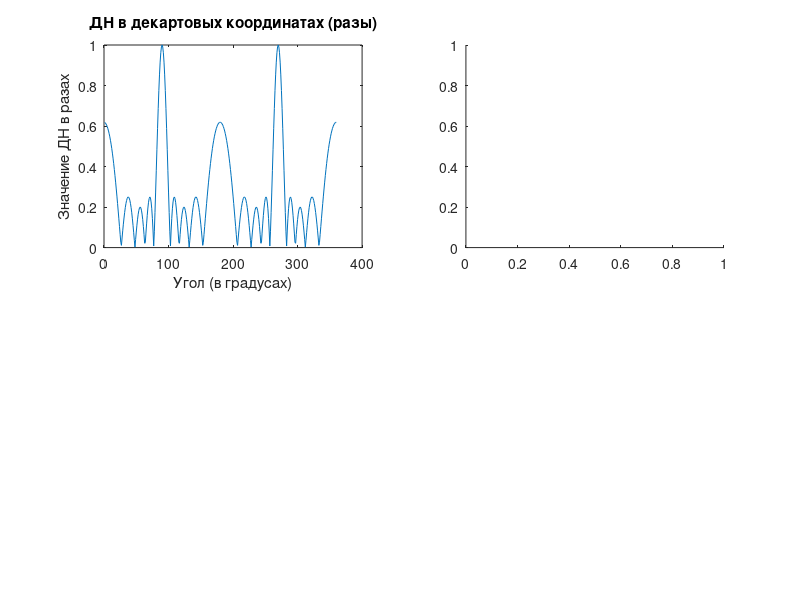

The MATLAB source for this figure: (Note: this script raises an error after producing the figure.)
clear all
%Внимание. В данном случае ДН зависит от количества элементов в дисквретной
%апертуре, расстояния между ними, а также частоты приходящего сигнала
%N = 3; %Количество элементов в массиве (нечётно)
%d = 0.1; %Расстояние между элементами массива
%nu = 1e3; %Частота

N = 5; d = 0.3; nu = 1e3; 

w = 1/N; %Комплексный весовой коэффициент каждого элемента
phi_limits = [1,360]; %Границы ДН по азимутальному углу в градусах [от,до]
phi_step = 1; %Шаг изменения угла ДН по азимутальному углу
D = zeros(1,(phi_limits(2)-phi_limits(1)+1)); %Инициализируем массив, который будет содержать ДН

nu_limits = [400,3000]; %Границы частоты для семейства кривых ДН [от,до].
c = 335; %Скорость звука

for phi = phi_limits(1):phi_step:phi_limits(2)
    for n = fix(-(N-1)/2):1:fix((N-1)/2) %Проходимся по всем микрофонам
        D(phi-phi_limits(1)+1) = D(phi-phi_limits(1)+1) + w*exp(1j*2*pi*n*d*cos(phi*pi/180)/(c/nu));
    end
end

theta = linspace(1,360,360);
theta_radians = deg2rad(theta);
D_db = 10*log10(D);

figure(1);
subplot(2,2,1); %Декартовы координаты и разы
plot((phi_limits(1):1:phi_limits(2)),abs(D))
title("ДН в декартовых координатах (разы)");
xlabel("Угол (в градусах)");
ylabel("Значение ДН в разах");

subplot(2,2,2); %Полярные координаты и разы
polarplot(theta_radians,abs(D));
title("ДН в полярных координатах (разы)");

subplot(2,2,3); %Декартовы координаты и дБ
plot((phi_limits(1):1:phi_limits(2)),-abs(D_db)+max(abs(D_db)))
title("ДН в декартовых координатах (дБ)");
xlabel("Угол (в градусах)");
ylabel("Значение ДН в дБ");

subplot(2,2,4); %Полярные координаты и дБ
polarplot(theta_radians,-abs(D_db)+max(abs(D_db)));
title("ДН в полярных координатах (дБ)");
